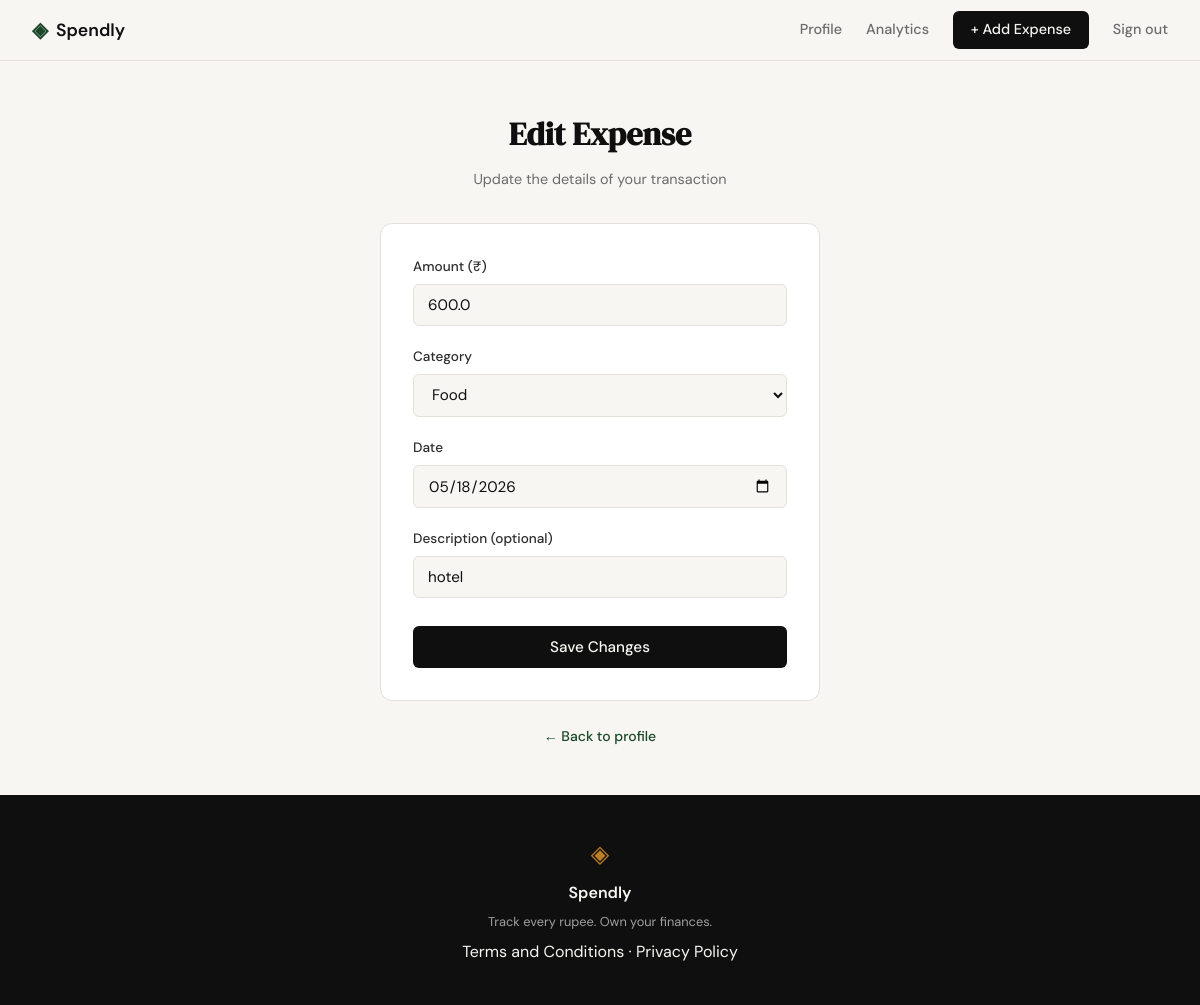
The app's page /expenses/19/edit (signed in) with its own data.
### tables this page shows
CREATE TABLE expenses (
            id          INTEGER PRIMARY KEY AUTOINCREMENT,
            user_id     INTEGER NOT NULL REFERENCES users(id),
            amount      REAL    NOT NULL,
            category    TEXT    NOT NULL,
            date        TEXT    NOT NULL,
            description TEXT,
            created_at  TEXT    DEFAULT (datetime('now'))
        );

### app.py (the view, shortened to what this page needs)
@app.route("/expenses/<int:id>/edit", methods=["GET", "POST"])
def edit_expense(id):
    if not session.get("user_id"):
        return redirect(url_for("login"))
    user_id = session["user_id"]
    expense = get_expense_by_id(id, user_id)
    if expense is None:
        abort(404)
    if request.method == "GET":
        return render_template("edit_expense.html", categories=CATEGORIES, form=expense)

### database/db.py (called while the page is built)
def get_db():
    conn = sqlite3.connect("spendly.db")
    conn.row_factory = sqlite3.Row
    conn.execute("PRAGMA foreign_keys = ON")
    return conn

### database/queries.py (called while the page is built)
def get_expense_by_id(expense_id, user_id):
    db = get_db()
    try:
        return db.execute(
            "SELECT id, amount, category, date, description "
            "FROM expenses WHERE id = ? AND user_id = ?",
            (expense_id, user_id),
        ).fetchone()
    finally:
        db.close()

### templates/edit_expense.html (shortened to what this page needs)
{% extends "base.html" %}
{% block content %}
<section class="auth-section">
    <div class="auth-container">
        <div class="auth-header">
            <h1 class="auth-title">Edit Expense</h1>
            <p class="auth-subtitle">Update the details of your transaction</p>
        </div>
        <div class="auth-card">
            <form method="POST">
                <div class="form-group">
                    <label for="amount">Amount (₹)</label>
                    <input type="number" id="amount" name="amount"
                           class="form-input" placeholder="0.00"
                           step="0.01" min="0.01"
                           value="{{ form.amount if form else '' }}"
                           required autofocus>
                </div>
                <div class="form-group">
                    <label for="category">Category</label>
                    <select id="category" name="category" class="form-input" required>
                        {% for cat in categories %}
                        <option value="{{ cat }}"
                            {% if form and form.category == cat %}selected{% endif %}>
                            {{ cat }}
                        </option>
                        {% endfor %}
                    </select>
                </div>
                <div class="form-group">
                    <label for="date">Date</label>
                    <input type="date" id="date" name="date"
                           class="form-input"
                           value="{{ form.date if form else '' }}"
                           required>
                </div>
                <div class="form-group">
                    <label for="description">Description <span class="form-optional">(optional)</span></label>
                    <input type="text" id="description" name="description"
                           class="form-input" placeholder="e.g. Lunch at café"
                           value="{{ form.description if form else '' }}">
                </div>
                <button type="submit" class="btn-submit">Save Changes</button>
            </form>
        </div>
        <p class="auth-switch">
            <a href="{{ url_for('profile') }}">← Back to profile</a>
        </p>
    </div>
</section>
{% endblock %}

### static/css/style.css (style rules this page uses)
:root { --ink: #0f0f0f; --ink-soft: #2d2d2d; --ink-muted: #6b6b6b; --ink-faint: #a0a0a0; --paper: #f7f6f3; --paper-warm: #f0ede6; --paper-card: #ffffff; --accent: #1a472a; --accent-light: #e8f0eb; --accent-2: #c17f24; --accent-2-light: #fdf3e3; --danger: #c0392b; --danger-light: #fdecea; --border: #e4e1da; --border-soft: #eeebe4; --font-display: 'DM Serif Display', Georgia, serif; --font-body: 'DM Sans', system-ui, sans-serif; --max-width: 1200px; --auth-width: 440px; --radius-sm: 6px; --radius-md: 12px; --radius-lg: 20px; }
*, *::before, *::after { box-sizing: border-box; margin: 0; padding: 0; }
html { font-size: 16px; scroll-behavior: smooth; }
body { background: var(--paper); color: var(--ink); font-family: var(--font-body); font-size: 1rem; line-height: 1.6; -webkit-font-smoothing: antialiased; }
a { color: inherit; text-decoration: none; }
.auth-section { min-height: calc(100vh - 60px - 100px); display: flex; align-items: center; justify-content: center; padding: 3rem 2rem; }
.auth-container { width: 100%; max-width: var(--auth-width); }
.auth-header { text-align: center; margin-bottom: 2rem; }
.auth-title { font-family: var(--font-display); font-size: 2rem; color: var(--ink); margin-bottom: 0.5rem; }
.auth-subtitle { font-size: 0.9rem; color: var(--ink-muted); }
.auth-card { background: var(--paper-card); border: 1px solid var(--border); border-radius: var(--radius-md); padding: 2rem; margin-bottom: 1.5rem; }
.form-group { margin-bottom: 1.25rem; }
.form-group label { display: block; font-size: 0.85rem; font-weight: 500; color: var(--ink-soft); margin-bottom: 0.4rem; }
.form-input { width: 100%; padding: 0.6rem 0.875rem; border: 1px solid var(--border); border-radius: var(--radius-sm); font-family: var(--font-body); font-size: 0.95rem; color: var(--ink); background: var(--paper); outline: none; transition: border-color 0.2s; }
.form-input::placeholder { color: var(--ink-faint); }
.btn-submit { width: 100%; padding: 0.7rem; background: var(--ink); color: var(--paper); border: none; border-radius: var(--radius-sm); font-family: var(--font-body); font-size: 0.95rem; font-weight: 500; cursor: pointer; transition: background 0.2s; margin-top: 0.5rem; }
.auth-switch { text-align: center; font-size: 0.875rem; color: var(--ink-muted); }
.auth-switch a { color: var(--accent); font-weight: 500; }

### records on screen
expenses: amount "600.0", category "Food", date "05/18/2026", description "hotel"
